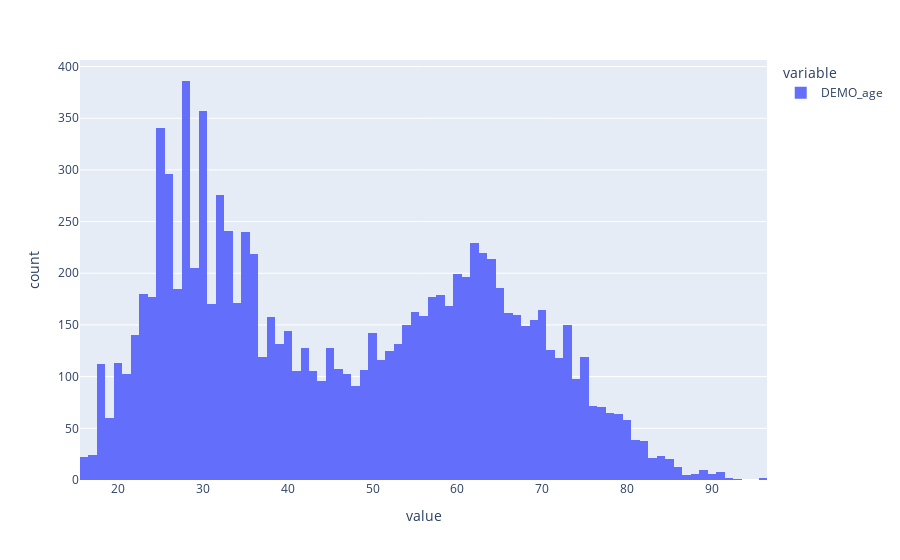

Write notebook code for a chart like this one.
### Code cell
ages_df = original_df['DEMO_age']
response_range = original_df['DEMO_age'].unique()
response_range.sort()
na_count = original_df['DEMO_age'].isna().sum()
fig = px.histogram(ages_df)
fig.show()
print(f"{response_range = }")
print(f"{na_count = }")

### Figure 1 — Plotly figure (JSON) as saved in the notebook; plotly's stock layout.template omitted (floating-point values rounded to 4 significant figures; data arrays with more than 128 entries replaced by an {"elided": "..."} marker saying what was removed)
{"data": [{"alignmentgroup": "True", "bingroup": "x", "hovertemplate": "variable=DEMO_age<br>value=%{x}<br>count=%{y}<extra></extra>", "legendgroup": "DEMO_age", "marker": {"color": "#636efa", "pattern": {"shape": ""}}, "name": "DEMO_age", "offsetgroup": "DEMO_age", "orientation": "v", "showlegend": true, "type": "histogram", "x": {"elided": "11431 int values"}, "xaxis": "x", "yaxis": "y"}], "layout": {"barmode": "relative", "legend": {"title": {"text": "variable"}, "tracegroupgap": 0}, "margin": {"t": 60}, "xaxis": {"anchor": "y", "domain": [0, 1], "title": {"text": "value"}}, "yaxis": {"anchor": "x", "domain": [0, 1], "title": {"text": "count"}}}}
